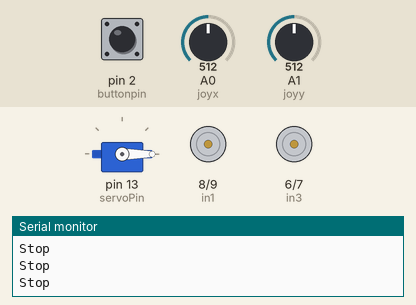
A sketch run on a simulated Arduino Uno, built with avr-gcc and run on an emulated ATmega328P. Parts: servo, motor-driver pin pairs drawn as motors (green arrow = first pin HIGH = forward, orange = second pin HIGH = backward, longer = more drive, scaled by the enable pin), the last lines printed to the serial monitor. The test bench sets the inputs (shaded band); at power-on: A0 (joyx) = 512, A1 (joyy) = 512, pin 2 (buttonpin) HIGH.

Above: at 1.2 s.
1.3 s: A0 (joyx) set to 548
2.8 s: A0 (joyx) set to 569
At 3.5 s:
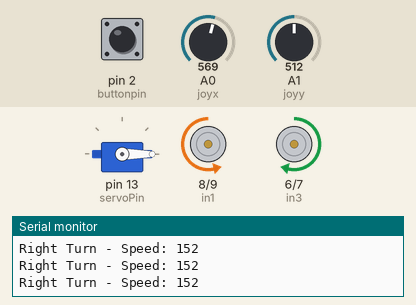
4.3 s: A1 (joyy) set to 532
7.3 s: A1 (joyy) set to 554
At 8.5 s:
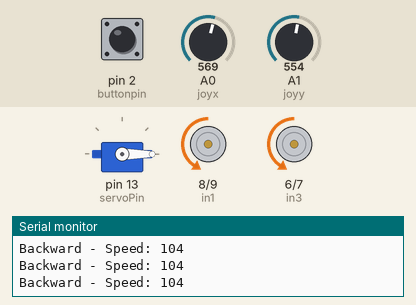
8.8 s: pin 2 (buttonpin) pulled LOW for 0.15 s
At 9.2 s:
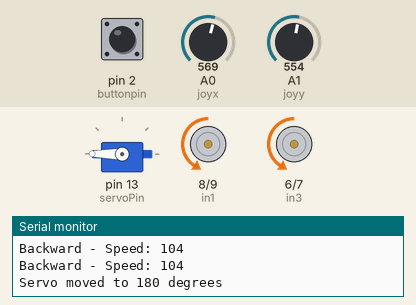
10.8 s: A1 (joyy) set to 306
At 11.9 s:
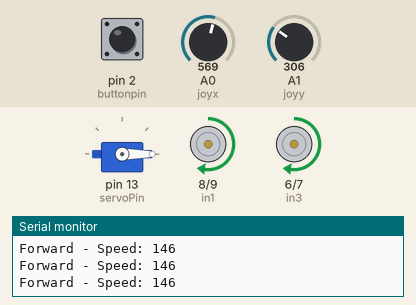
Timing chart, 0 to 13.3 s (numbered marks = the images above; inputs shaded):
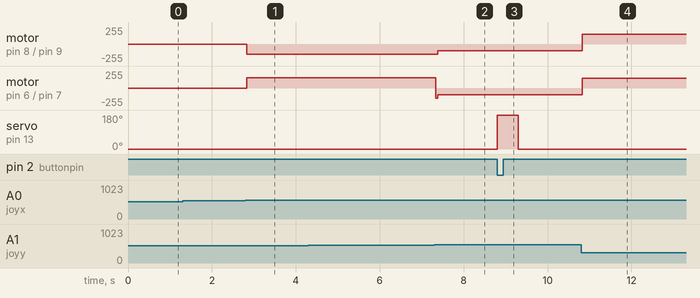

Measured:
- the behaviour switches between 560 and 561 on A0 (joyx) (found by bisection; images 0 and 1)
- the behaviour switches between 539 and 540 on A1 (joyy) (found by bisection; images 1 and 2)
- after the input at 2.8 s, motor on pin 8 (in1) / pin 9 (in2): stopped → backward 152/255 at once; motor on pin 6 (in3) / pin 7 (in4): stopped → forward 152/255 at once
- after the input at 7.3 s, motor on pin 8 (in1) / pin 9 (in2): backward 152/255 → backward 104/255 after 0.09 s; motor on pin 6 (in3) / pin 7 (in4): forward 152/255 → backward 104/255 at once
- after the input at 8.8 s, servo on pin 13 (servoPin): 0° → 180° at once, → 0° 0.50 s later
- after the input at 10.8 s, motor on pin 8 (in1) / pin 9 (in2), motor on pin 6 (in3) / pin 7 (in4): backward 104/255 → forward 146/255 at once

The sketch:

final_uno_with_servo.ino
```cpp
#include <Servo.h>

int joyx = A0;
int joyy = A1;
int buttonpin = 2;

int xval;
int yval;
int buttonstate;

int ENApin = 10;
int in1 = 8;
int in2 = 9;
int in3 = 6;
int in4 = 7;
int ENBpin = 5;

int servoPin = 13; // Using pin 13 for servo instead of buzzer
Servo myServo; // Create servo object

int servoPosition = 0; // Current servo position
bool servoMoved = false; // Flag to track if servo has been moved

void setup() {
  pinMode(joyx, INPUT);
  pinMode(joyy, INPUT);
  pinMode(buttonpin, INPUT_PULLUP);

  pinMode(ENApin, OUTPUT);
  pinMode(in1, OUTPUT);
  pinMode(in2, OUTPUT);
  pinMode(in3, OUTPUT);
  pinMode(in4, OUTPUT);
  pinMode(ENBpin, OUTPUT);

  myServo.attach(servoPin); // Attach servo to pin 13
  myServo.write(0); // Start at 0 degrees

  Serial.begin(9600);
  Serial.println("System Ready - Press joystick button to move servo to 180 degrees");
}

void loop() {
  xval = analogRead(joyx);
  yval = analogRead(joyy);
  buttonstate = digitalRead(buttonpin);

  // Motor control logic (same as before)
  digitalWrite(in1, LOW);
  digitalWrite(in2, LOW);
  digitalWrite(in3, LOW);
  digitalWrite(in4, LOW);
  analogWrite(ENApin, 0);
  analogWrite(ENBpin, 0);

  int xCenter = 510;
  int yCenter = 489;
  int threshold = 50;

  // Joystick UP - Forward
  if(yval < (yCenter - threshold)){
    int motorspeed = map(yval, yCenter - threshold, 0, 100, 255);
    motorspeed = constrain(motorspeed, 100, 255);

    digitalWrite(in1, HIGH);
    digitalWrite(in2, LOW);
    digitalWrite(in3, HIGH);
    digitalWrite(in4, LOW);

    analogWrite(ENApin, motorspeed);
    analogWrite(ENBpin, motorspeed);
    Serial.print("Forward - Speed: ");
    Serial.println(motorspeed);
  }
  // Joystick DOWN - Backward
  else if(yval > (yCenter + threshold)){
    int motorspeed = map(yval, yCenter + threshold, 1023, 100, 255);
    motorspeed = constrain(motorspeed, 100, 255);

    digitalWrite(in1, LOW);
    digitalWrite(in2, HIGH);
    digitalWrite(in3, LOW);
    digitalWrite(in4, HIGH);

    analogWrite(ENApin, motorspeed);
    analogWrite(ENBpin, motorspeed);
    Serial.print("Backward - Speed: ");
    Serial.println(motorspeed);
  }
  // Joystick LEFT - Turn Left
  else if(xval < (xCenter - threshold)){
    int motorspeed = map(xval, xCenter - threshold, 0, 150, 255);
    motorspeed = constrain(motorspeed, 150, 255);

    digitalWrite(in1, HIGH);
    digitalWrite(in2, LOW);
    digitalWrite(in3, LOW);
    digitalWrite(in4, HIGH);

    analogWrite(ENApin, motorspeed);
    analogWrite(ENBpin, motorspeed);
    Serial.print("Left Turn - Speed: ");
    Serial.println(motorspeed);
  }
  // Joystick RIGHT - Turn Right
  else if(xval > (xCenter + threshold)){
    int motorspeed = map(xval, xCenter + threshold, 1023, 150, 255);
    motorspeed = constrain(motorspeed, 150, 255);

    digitalWrite(in1, LOW);
    digitalWrite(in2, HIGH);
    digitalWrite(in3, HIGH);
    digitalWrite(in4, LOW);

    analogWrite(ENApin, motorspeed);
    analogWrite(ENBpin, motorspeed);
    Serial.print("Right Turn - Speed: ");
    Serial.println(motorspeed);
  }
  // Dead zone - Stop
  else {
    Serial.println("Stop");
  }

  // Servo control with joystick button
  if (buttonstate == LOW) { // Button pressed (LOW with INPUT_PULLUP)
    if (!servoMoved) {
      // Move servo to 180 degrees
      myServo.write(180);
      servoPosition = 180;
      servoMoved = true;
      Serial.println("Servo moved to 180 degrees");
      delay(500);
        myServo.write(0);
        // servoPosition = 0;
        servoMoved = true;
      delay(300); // Debounce delay
    }
  } else {
    // Button released - reset the flag
    servoMoved = false;
  }

  delay(50);
}
```
